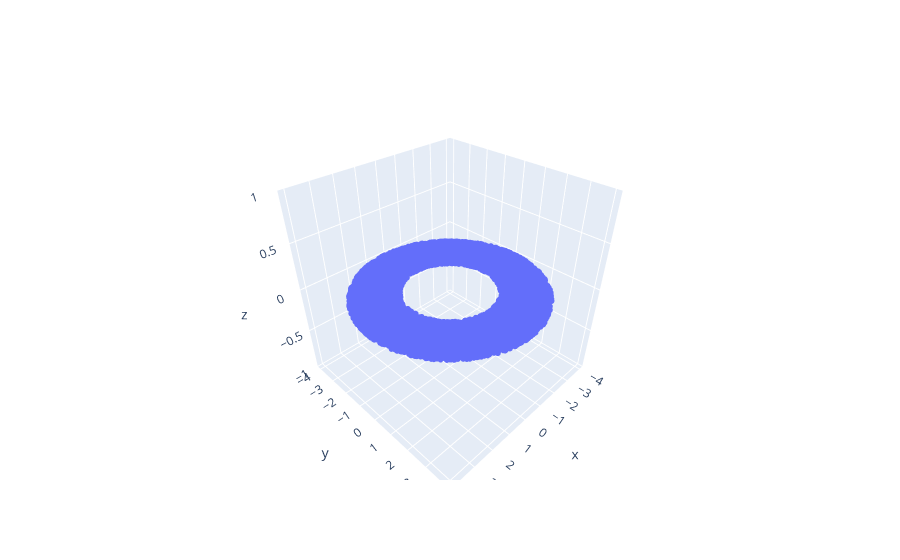

This figure's notebook cell:
### Markdown cell above
## Annular disc
$$ I = \frac{1}{2}\frac{M}{R_2^2 - R_1^2} \left(R_2^4 - R_1^4\right) $$

### Code cell
import numpy as np

# Define the parameters of the annular disc
R1 = 2.0  # Inner radius of the annulus
R2 = 4.0  # Outer radius of the annulus
num_points = 10000
z_coordinate = 0.0  # Elevation of the annular disc in the Z axis

# Generate uniformly distributed points within the annular disc
theta = 2 * np.pi * np.random.rand(num_points)
r = np.sqrt(np.random.uniform(R1**2, R2**2, num_points))

# Calculate the (x, y) coordinates of the points
x = r * np.cos(theta)
y = r * np.sin(theta)

# Create the Z coordinate for all points (elevation)
z = np.full(num_points, z_coordinate)

# Create a 2D NumPy array of the coordinates [x, y, z]
distr = np.column_stack((x, y, z))
M = 1
m = M/num_points
ms = m*np.ones((num_points,))
plot_mass_distribution(distr)

I_exact = 0.5*M/(R2**2-R1**2) * (R2**4-R1**4)
display('moi_tensor', I1, 'exact value of Iz', I_exact)

### Figure 1 — Plotly figure (JSON) as saved in the notebook; plotly's stock layout.template omitted (floating-point values rounded to 4 significant figures; data arrays with more than 128 entries replaced by an {"elided": "..."} marker saying what was removed)
{"data": [{"marker": {"size": 2}, "mode": "markers", "type": "scatter3d", "x": {"elided": "10000 float values"}, "y": {"elided": "10000 float values"}, "z": {"elided": "10000 int values"}}], "layout": {"scene": {"xaxis": {"title": {"text": "x"}}, "yaxis": {"title": {"text": "y"}}, "zaxis": {"title": {"text": "z"}}}}}
